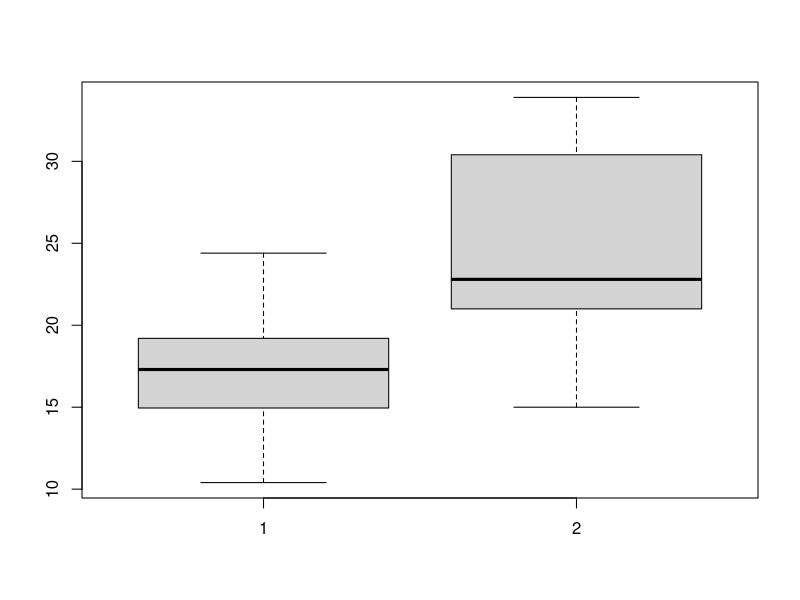
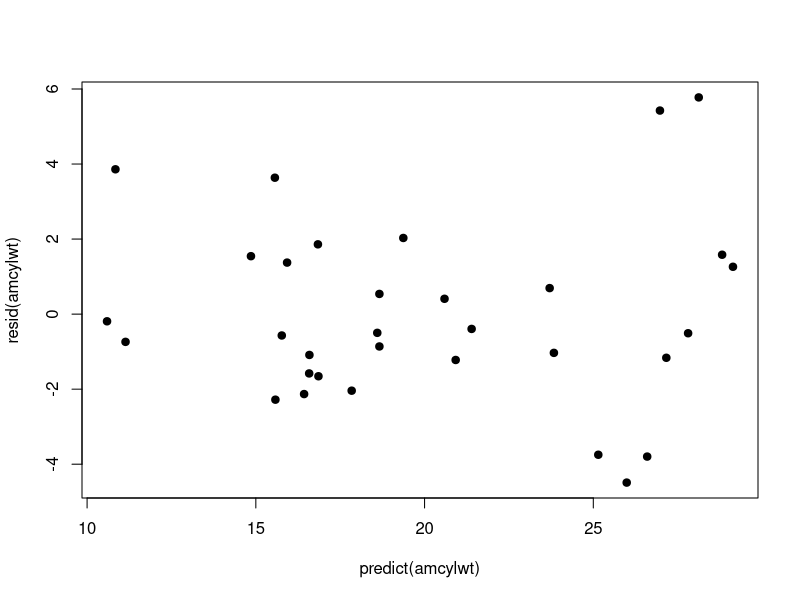
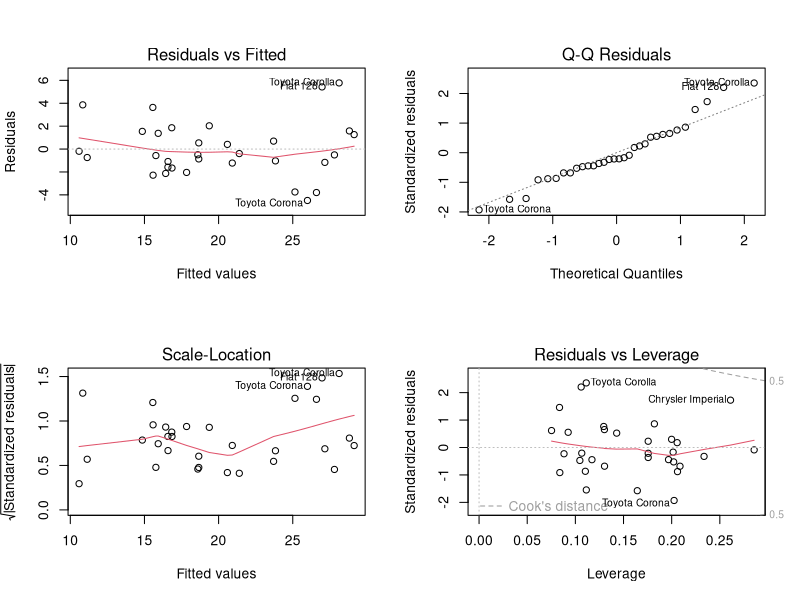

Recreate these plots in R, in order.
## ---- chunk 1
summary(lm(mpg ~ factor(am) - 1, data = mtcars))$coef
## ---- chunk 2
correlation <- matrix(c(cor(mtcars$mpg, mtcars$cyl), cor(mtcars$mpg, mtcars$disp), cor(mtcars$mpg, mtcars$hp), cor(mtcars$mpg, mtcars$drat), cor(mtcars$mpg, mtcars$wt), cor(mtcars$mpg, mtcars$qsec), cor(mtcars$mpg, mtcars$vs), cor(mtcars$mpg, as.numeric(mtcars$am)), cor(mtcars$mpg, mtcars$gear), cor(mtcars$mpg, mtcars$carb)), nrow = 1)
rownames(correlation) <- 'mpg'
colnames(correlation) <- names(mtcars[, 2:11])
correlation
## ---- chunk 3
summary(lm(mpg ~ factor(cyl) + wt + factor(am) - 1, data = mtcars))$coef
## ---- chunk 4
am <- lm(mpg ~ factor(am) - 1, data = mtcars)
amcylwt <- lm(mpg ~ factor(cyl) + wt + factor(am) - 1, data = mtcars)
anova(am, amcylwt)
## ---- chunk 5
cylwt <- lm(mpg ~ factor(cyl) + wt - 1, data = mtcars)
anova(cylwt, amcylwt)
## ---- chunk 6
boxplot(mtcars$mpg[mtcars$am == 0], mtcars$mpg[mtcars$am == 1])
## ---- chunk 7
plot(predict(amcylwt), resid(amcylwt), pch = 19)
## ---- chunk 8
par(mfrow = c(2, 2))
plot(amcylwt)
